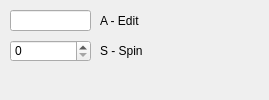
<?xml version="1.0" encoding="UTF-8"?>
<ui version="4.0">
 <class>MainWindow</class>
 <widget class="QMainWindow" name="MainWindow">
  <property name="geometry">
   <rect>
    <x>0</x>
    <y>0</y>
    <width>269</width>
    <height>100</height>
   </rect>
  </property>
  <property name="windowTitle">
   <string>0</string>
  </property>
  <widget class="QWidget" name="centralwidget">
   <widget class="QLineEdit" name="lineEdit">
    <property name="geometry">
     <rect>
      <x>10</x>
      <y>10</y>
      <width>81</width>
      <height>21</height>
     </rect>
    </property>
    <property name="inputMethodHints">
     <set>Qt::ImhNone</set>
    </property>
   </widget>
   <widget class="QSpinBox" name="spinBox">
    <property name="geometry">
     <rect>
      <x>10</x>
      <y>40</y>
      <width>81</width>
      <height>22</height>
     </rect>
    </property>
   </widget>
   <widget class="QLabel" name="lbl">
    <property name="geometry">
     <rect>
      <x>100</x>
      <y>10</y>
      <width>61</width>
      <height>21</height>
     </rect>
    </property>
    <property name="text">
     <string>A - Edit</string>
    </property>
   </widget>
   <widget class="QLabel" name="lbl2">
    <property name="geometry">
     <rect>
      <x>100</x>
      <y>40</y>
      <width>61</width>
      <height>21</height>
     </rect>
    </property>
    <property name="text">
     <string>S - Spin</string>
    </property>
   </widget>
  </widget>
 </widget>
 <resources/>
 <connections/>
</ui>
